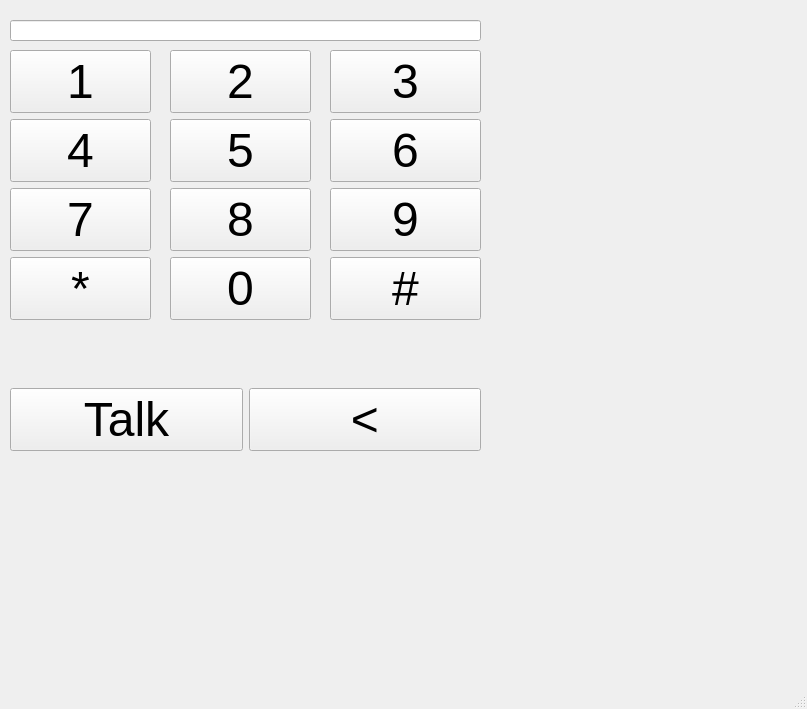
<?xml version="1.0" encoding="UTF-8"?>
<ui version="4.0">
 <class>MainWindow</class>
 <widget class="QMainWindow" name="MainWindow">
  <property name="geometry">
   <rect>
    <x>0</x>
    <y>0</y>
    <width>807</width>
    <height>709</height>
   </rect>
  </property>
  <property name="windowTitle">
   <string>MainWindow</string>
  </property>
  <widget class="QWidget" name="centralwidget">
   <widget class="QLineEdit" name="lineEdit">
    <property name="geometry">
     <rect>
      <x>10</x>
      <y>20</y>
      <width>471</width>
      <height>21</height>
     </rect>
    </property>
   </widget>
   <widget class="QWidget" name="verticalLayoutWidget">
    <property name="geometry">
     <rect>
      <x>10</x>
      <y>50</y>
      <width>141</width>
      <height>311</height>
     </rect>
    </property>
    <layout class="QVBoxLayout" name="verticalLayout">
     <property name="sizeConstraint">
      <enum>QLayout::SetMaximumSize</enum>
     </property>
     <item>
      <widget class="QPushButton" name="button1">
       <property name="enabled">
        <bool>true</bool>
       </property>
       <property name="font">
        <font>
         <pointsize>36</pointsize>
        </font>
       </property>
       <property name="text">
        <string>1</string>
       </property>
      </widget>
     </item>
     <item>
      <widget class="QPushButton" name="button4">
       <property name="font">
        <font>
         <pointsize>36</pointsize>
        </font>
       </property>
       <property name="text">
        <string>4</string>
       </property>
      </widget>
     </item>
     <item>
      <widget class="QPushButton" name="button7">
       <property name="font">
        <font>
         <pointsize>36</pointsize>
        </font>
       </property>
       <property name="text">
        <string>7</string>
       </property>
      </widget>
     </item>
     <item>
      <widget class="QPushButton" name="button_star">
       <property name="font">
        <font>
         <pointsize>36</pointsize>
        </font>
       </property>
       <property name="text">
        <string>*</string>
       </property>
      </widget>
     </item>
    </layout>
   </widget>
   <widget class="QWidget" name="verticalLayoutWidget_2">
    <property name="geometry">
     <rect>
      <x>170</x>
      <y>50</y>
      <width>141</width>
      <height>311</height>
     </rect>
    </property>
    <layout class="QVBoxLayout" name="verticalLayout_2">
     <property name="sizeConstraint">
      <enum>QLayout::SetMaximumSize</enum>
     </property>
     <item>
      <widget class="QPushButton" name="button2">
       <property name="enabled">
        <bool>true</bool>
       </property>
       <property name="font">
        <font>
         <pointsize>36</pointsize>
        </font>
       </property>
       <property name="text">
        <string>2</string>
       </property>
      </widget>
     </item>
     <item>
      <widget class="QPushButton" name="button5">
       <property name="font">
        <font>
         <pointsize>36</pointsize>
        </font>
       </property>
       <property name="text">
        <string>5</string>
       </property>
      </widget>
     </item>
     <item>
      <widget class="QPushButton" name="button8">
       <property name="font">
        <font>
         <pointsize>36</pointsize>
        </font>
       </property>
       <property name="text">
        <string>8</string>
       </property>
      </widget>
     </item>
     <item>
      <widget class="QPushButton" name="button0">
       <property name="font">
        <font>
         <pointsize>36</pointsize>
        </font>
       </property>
       <property name="text">
        <string>0</string>
       </property>
      </widget>
     </item>
    </layout>
   </widget>
   <widget class="QWidget" name="verticalLayoutWidget_3">
    <property name="geometry">
     <rect>
      <x>330</x>
      <y>50</y>
      <width>151</width>
      <height>311</height>
     </rect>
    </property>
    <layout class="QVBoxLayout" name="verticalLayout_3">
     <property name="sizeConstraint">
      <enum>QLayout::SetMaximumSize</enum>
     </property>
     <item>
      <widget class="QPushButton" name="button3">
       <property name="enabled">
        <bool>true</bool>
       </property>
       <property name="font">
        <font>
         <pointsize>36</pointsize>
        </font>
       </property>
       <property name="text">
        <string>3</string>
       </property>
      </widget>
     </item>
     <item>
      <widget class="QPushButton" name="button6">
       <property name="font">
        <font>
         <pointsize>36</pointsize>
        </font>
       </property>
       <property name="text">
        <string>6</string>
       </property>
      </widget>
     </item>
     <item>
      <widget class="QPushButton" name="button9">
       <property name="font">
        <font>
         <pointsize>36</pointsize>
        </font>
       </property>
       <property name="text">
        <string>9</string>
       </property>
      </widget>
     </item>
     <item>
      <widget class="QPushButton" name="button_square">
       <property name="font">
        <font>
         <pointsize>36</pointsize>
        </font>
       </property>
       <property name="text">
        <string>#</string>
       </property>
      </widget>
     </item>
    </layout>
   </widget>
   <widget class="QWidget" name="horizontalLayoutWidget">
    <property name="geometry">
     <rect>
      <x>10</x>
      <y>380</y>
      <width>471</width>
      <height>80</height>
     </rect>
    </property>
    <layout class="QHBoxLayout" name="horizontalLayout_6">
     <item>
      <widget class="QPushButton" name="talk_button">
       <property name="font">
        <font>
         <pointsize>36</pointsize>
        </font>
       </property>
       <property name="text">
        <string>Talk</string>
       </property>
      </widget>
     </item>
     <item>
      <widget class="QPushButton" name="del_button">
       <property name="font">
        <font>
         <pointsize>36</pointsize>
        </font>
       </property>
       <property name="text">
        <string>&lt;</string>
       </property>
      </widget>
     </item>
    </layout>
   </widget>
  </widget>
  <widget class="QMenuBar" name="menubar">
   <property name="geometry">
    <rect>
     <x>0</x>
     <y>0</y>
     <width>807</width>
     <height>22</height>
    </rect>
   </property>
  </widget>
  <widget class="QStatusBar" name="statusbar"/>
 </widget>
 <resources/>
 <connections/>
</ui>
